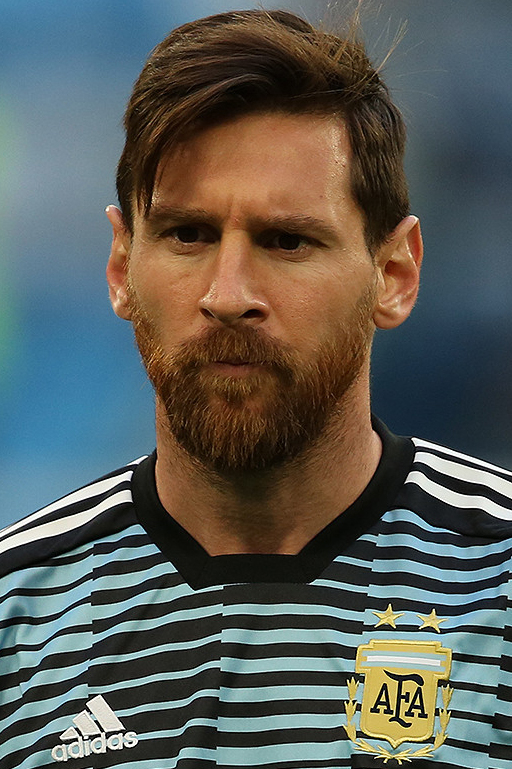
#> input picture Lionel_Messi_512_769.jpg, 512 x 769 px; the run also reads 1 picture not shown here
$ jupyter execute feature_extraction_dct.ipynb   (shell and % lines are left out)
#> lines starting #> are read from the running program, lines starting #| are printed output that depends on the picture; long printed decimals are rounded
[cell 1]
# Import functions and libraries
import numpy as np
import matplotlib.pyplot as plt
import scipy
import imageio

from numpy import pi, sin, zeros, r_
from scipy import signal, misc # pip install Pillow
from PIL import Image

import matplotlib.pylab as pylab

pylab.rcParams['figure.figsize'] = (20.0, 7.0)

[cell 2]
# im = imageio.imread("Lionel_Messi_512_769.jpg").astype(float)
# f = plt.figure()
# plt.imshow(im, cmap='gray')
# im.shape

[cell 3]
image = Image.open("Lionel_Messi_512_769.jpg").convert("L")
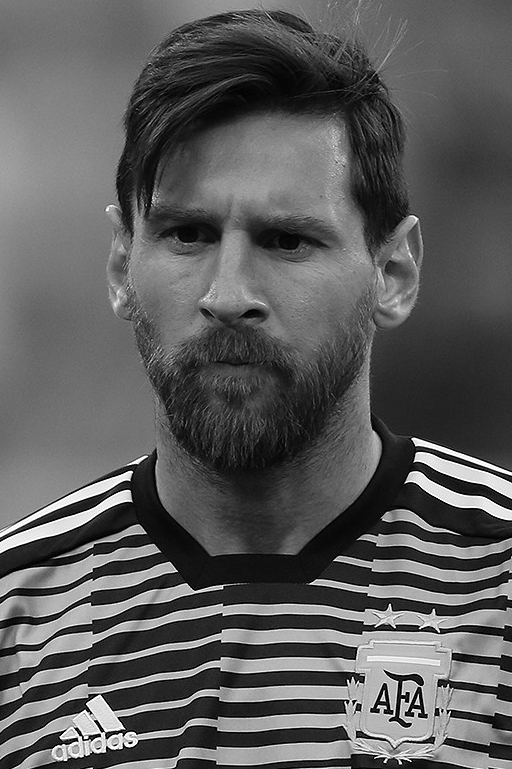
#> image: PIL image 512x769 L; min 0, max 255, mean 91.8
image_stego = Image.open("Lionel_Messi_stego.jpg").convert("L")
# image = Image.open("Lionel_Messi_resized.jpg").convert("L")
im = np.asarray(image).astype(float)
im_stego = np.asarray(image_stego).astype(float)
# plt.figure()

# f, axarr = plt.subplots(1,2)
# axarr[0,0].imshow(im, cmap='gray', vmin=0, vmax=255)
# axarr[0,1].imshow(im_stego, cmap='gray', vmin=0, vmax=255)

_, axs = plt.subplots(1, 2, figsize=(12, 12))
axs = axs.flatten()
imgs = [im, im_stego]
for img, ax in zip(imgs, axs):
    ax.imshow(img, cmap='gray', vmin=0, vmax=255)
#> this loop made 2 passes
plt.show()
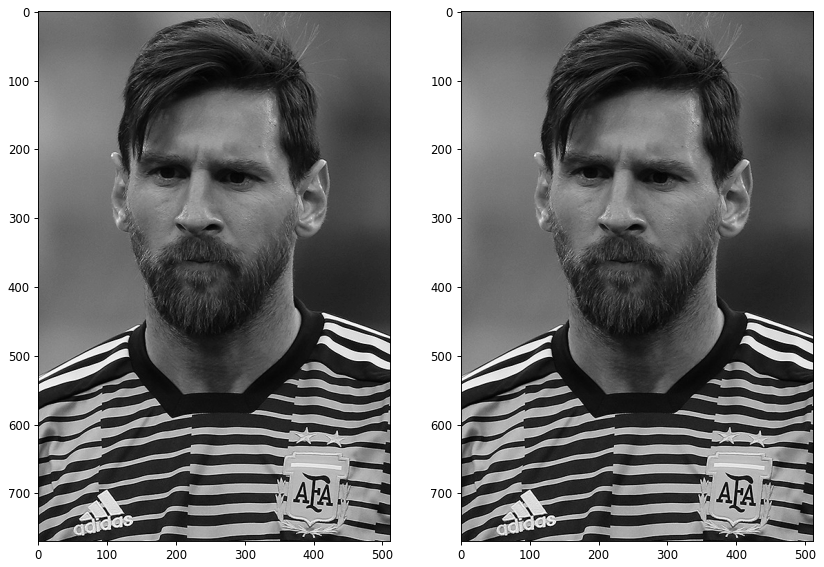
#> figure drawn by matplotlib, 2 panels
plt.suptitle("Comparison between Cover and Stego compressed images on Greyscale")

# im.shape
# im.size

[cell 4]
def dct2(a):
    return scipy.fft.dct( scipy.fft.dct( a, axis=0, norm='ortho' ), axis=1, norm='ortho' )

def idct2(a):
    return scipy.fft.idct( scipy.fft.idct( a, axis=0 , norm='ortho'), axis=1 , norm='ortho')

[cell 5]
#For cover image
imsize = im.shape
#> imsize = (769, 512)
dct = np.zeros(imsize)

# Do 8x8 DCT on image (in-place)
for i in r_[:imsize[0]:8]:
    for j in r_[:imsize[1]:8]:
        dct[i:(i+8),j:(j+8)] = dct2( im[i:(i+8),j:(j+8)] )
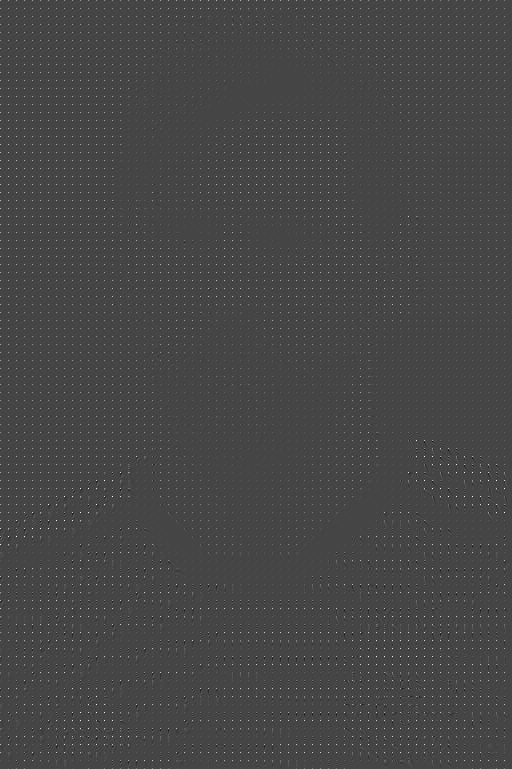
#> dct: shape (769, 512) float64; min -703, max 1875.4, mean 11.6; drawn with min black and max white


#For stego image
imsize = im_stego.shape
dct_stego = np.zeros(imsize)

# Do 8x8 DCT on stego image (in-place)
for i in r_[:imsize[0]:8]:
    for j in r_[:imsize[1]:8]:
        dct_stego[i:(i+8),j:(j+8)] = dct2( im_stego[i:(i+8),j:(j+8)] )
#> this loop made 97 passes
#> i on passes 2 to 13: 8, 16, 24, 32, 40, 48, 56, 64, 72, 80, 88, 96

[cell 6]
pos = 0
#> pos = 0

_, axs = plt.subplots(1, 2, figsize=(12, 12))
axs = axs.flatten()
imgs = [im, im_stego]
for img, ax in zip(imgs, axs):
    ax.imshow(img[pos:pos+8,pos:pos+8], cmap='gray')
plt.show()
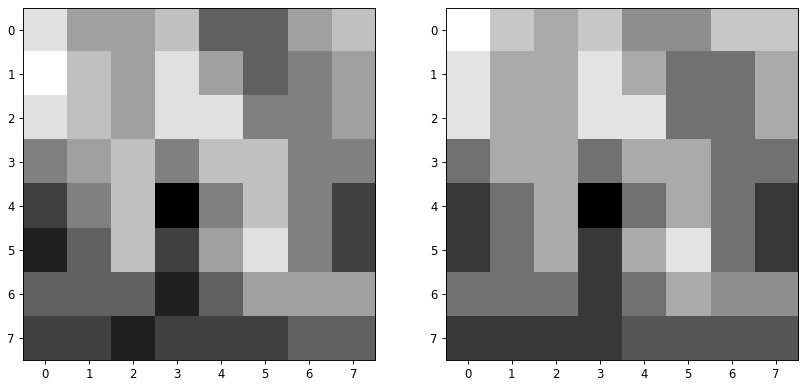
#> figure drawn by matplotlib, 2 panels
plt.suptitle("An 8x8 Image block from the Cover and the Stego")


# Extract a block from image
# plt.figure()
# plt.imshow(np.hstack((im[pos:pos+8,pos:pos+8], im_stego[pos:pos+8,pos:pos+8])),cmap='gray')
# plt.title( "An 8x8 Image block")

_, axs = plt.subplots(1, 2, figsize=(12, 12))
axs = axs.flatten()
dct_array = [dct, dct_stego]
for dct, ax in zip(dct_array, axs):
    ax.imshow(dct[pos:pos+8,pos:pos+8], cmap='gray', vmax= np.max(dct)*0.01,vmin = 0, extent=[0,pi,pi,0])
plt.show()
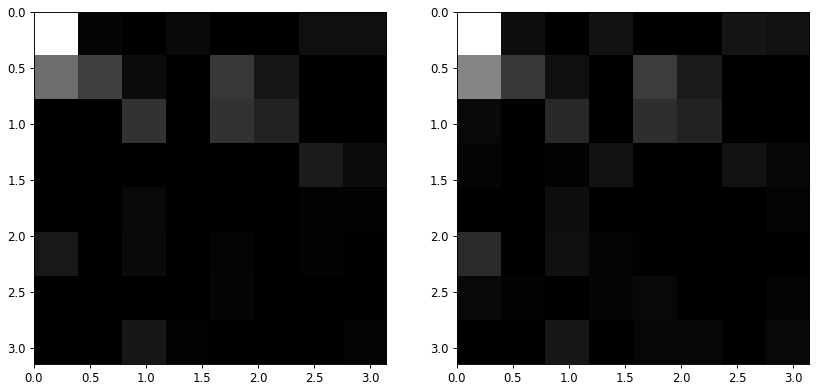
#> figure drawn by matplotlib, 2 panels
plt.suptitle("An 8x8 DCT block from the Cover and the Stego")

# [15 lines of commented-out code are left out]

[cell 7]
# Display entire DCT

_, axs = plt.subplots(1, 2)
axs = axs.flatten()
for dct, ax in zip(dct_array, axs):
    ax.imshow(dct,cmap='gray',vmax = np.max(dct)*0.01,vmin = 0)
plt.show()
plt.suptitle("Entire DCT of the Cover and the Stego")

# plt.figure()
# plt.imshow(np.hstack((dct,dct_stego)),cmap='gray',vmax = np.max(dct)*0.01,vmin = 0)
# plt.title( "8x8 DCTs of the image")

[cell 8]
# Threshold
thresh = 0.012
dct_thresh = dct * (abs(dct) > (thresh*np.max(dct)))
dct_stego_thresh = dct_stego * (abs(dct_stego) > (thresh*np.max(dct_stego)))

dct_thresh_array = [dct_thresh, dct_stego_thresh]

_, axs = plt.subplots(1, 2)
axs = axs.flatten()
for dct_thresh, ax in zip(dct_thresh_array, axs):
    ax.imshow(dct_thresh, cmap='gray', vmax = np.max(dct)*0.01, vmin = 0)
plt.show()


# plt.figure()
# plt.imshow(np.hstack((dct_thresh, dct_stego_thresh)),cmap='gray',vmax = np.max(dct)*0.01,vmin = 0)
# plt.title( "Thresholded 8x8 DCTs of the image")

percent_nonzeros = np.sum( dct_thresh != 0.0 ) / (imsize[0]*imsize[1]*1.0)
#> percent_nonzeros = 0.109

# print "Keeping only %f%% of the DCT coefficients" % (percent_nonzeros*100.0)
print("Keeping only", percent_nonzeros*100.0,"% of the DCT coefficients")
#| Keeping only 10.887 % of the DCT coefficients
dct_thresh.size*0.11
#> Out = 43310.1

[cell 9]
im_dct = np.zeros(imsize)
#> im_dct: shape (769, 512) float64; every value is 0

for i in r_[:imsize[0]:8]:
    for j in r_[:imsize[1]:8]:
        im_dct[i:(i+8),j:(j+8)] = idct2( dct_thresh[i:(i+8),j:(j+8)] )
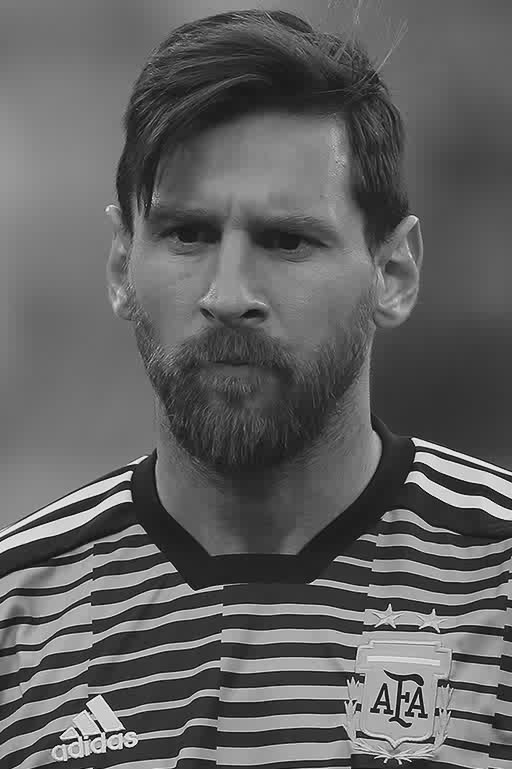
#> im_dct: shape (769, 512) float64; min -27.7, max 283.5, mean 91.3; drawn with min black and max white


plt.figure()
plt.imshow( np.hstack( (im, im_dct) ) ,cmap='gray')
plt.title("Comparison between original and DCT compressed images" )
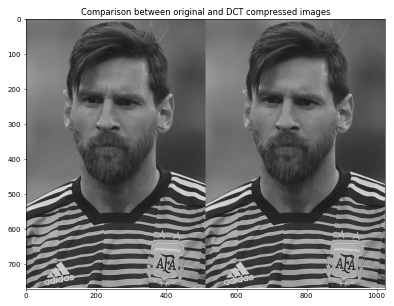
#> figure drawn by matplotlib, 1 panel
